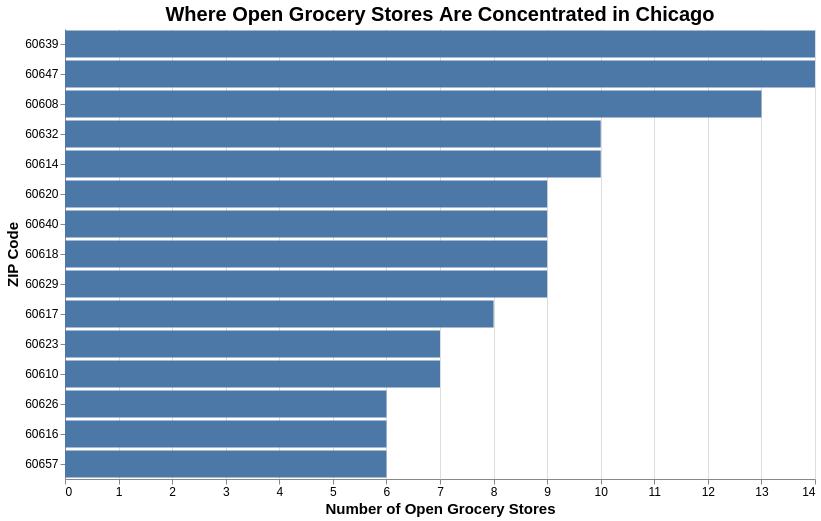

The cell this chart's notebook holds for it:
### Code cell
grocery_chart = (
    alt.Chart(grocery_zip_summary)
    .mark_bar()
    .encode(
        x=alt.X(
            "number_of_grocery_stores:Q",
            title="Number of Open Grocery Stores",
            axis=alt.Axis(titleFontSize=15, labelFontSize=12)
        ),
        y=alt.Y(
            "Zip:N",
            title="ZIP Code",
            sort="-x",
            axis=alt.Axis(titleFontSize=15, labelFontSize=12)
        ),
        tooltip=[
            alt.Tooltip("Zip:N", title="ZIP Code"),
            alt.Tooltip("number_of_grocery_stores:Q", title="Number of Open Grocery Stores")
        ]
    )
    .properties(
        width=750,
        height=450,
        title={
            "text": "Where Open Grocery Stores Are Concentrated in Chicago",
            "fontSize": 20,
            "subtitleFontSize": 14,
            "anchor": "middle"
        }
    )
    .configure_view(strokeWidth=0)
)

grocery_chart

### Figure 1 — Vega-Lite specification as saved in the notebook (floating-point values rounded to 4 significant figures)
{"config": {"view": {"continuousWidth": 300, "continuousHeight": 300, "strokeWidth": 0}}, "data": {"name": "data-68079d8cf948780b48af83abbd609828"}, "mark": {"type": "bar"}, "encoding": {"tooltip": [{"field": "Zip", "title": "ZIP Code", "type": "nominal"}, {"field": "number_of_grocery_stores", "title": "Number of Open Grocery Stores", "type": "quantitative"}], "x": {"axis": {"labelFontSize": 12, "titleFontSize": 15}, "field": "number_of_grocery_stores", "title": "Number of Open Grocery Stores", "type": "quantitative"}, "y": {"axis": {"labelFontSize": 12, "titleFontSize": 15}, "field": "Zip", "sort": "-x", "title": "ZIP Code", "type": "nominal"}}, "height": 450, "title": {"text": "Where Open Grocery Stores Are Concentrated in Chicago", "fontSize": 20, "subtitleFontSize": 14, "anchor": "middle"}, "width": 750, "$schema": "https://vega.github.io/schema/vega-lite/v5.8.0.json", "datasets": {"data-68079d8cf948780b48af83abbd609828": [{"Zip": "60639", "number_of_grocery_stores": 14}, {"Zip": "60647", "number_of_grocery_stores": 14}, {"Zip": "60608", "number_of_grocery_stores": 13}, {"Zip": "60632", "number_of_grocery_stores": 10}, {"Zip": "60614", "number_of_grocery_stores": 10}, {"Zip": "60620", "number_of_grocery_stores": 9}, {"Zip": "60640", "number_of_grocery_stores": 9}, {"Zip": "60618", "number_of_grocery_stores": 9}, {"Zip": "60629", "number_of_grocery_stores": 9}, {"Zip": "60617", "number_of_grocery_stores": 8}, {"Zip": "60623", "number_of_grocery_stores": 7}, {"Zip": "60610", "number_of_grocery_stores": 7}, {"Zip": "60626", "number_of_grocery_stores": 6}, {"Zip": "60616", "number_of_grocery_stores": 6}, {"Zip": "60657", "number_of_grocery_stores": 6}]}}
